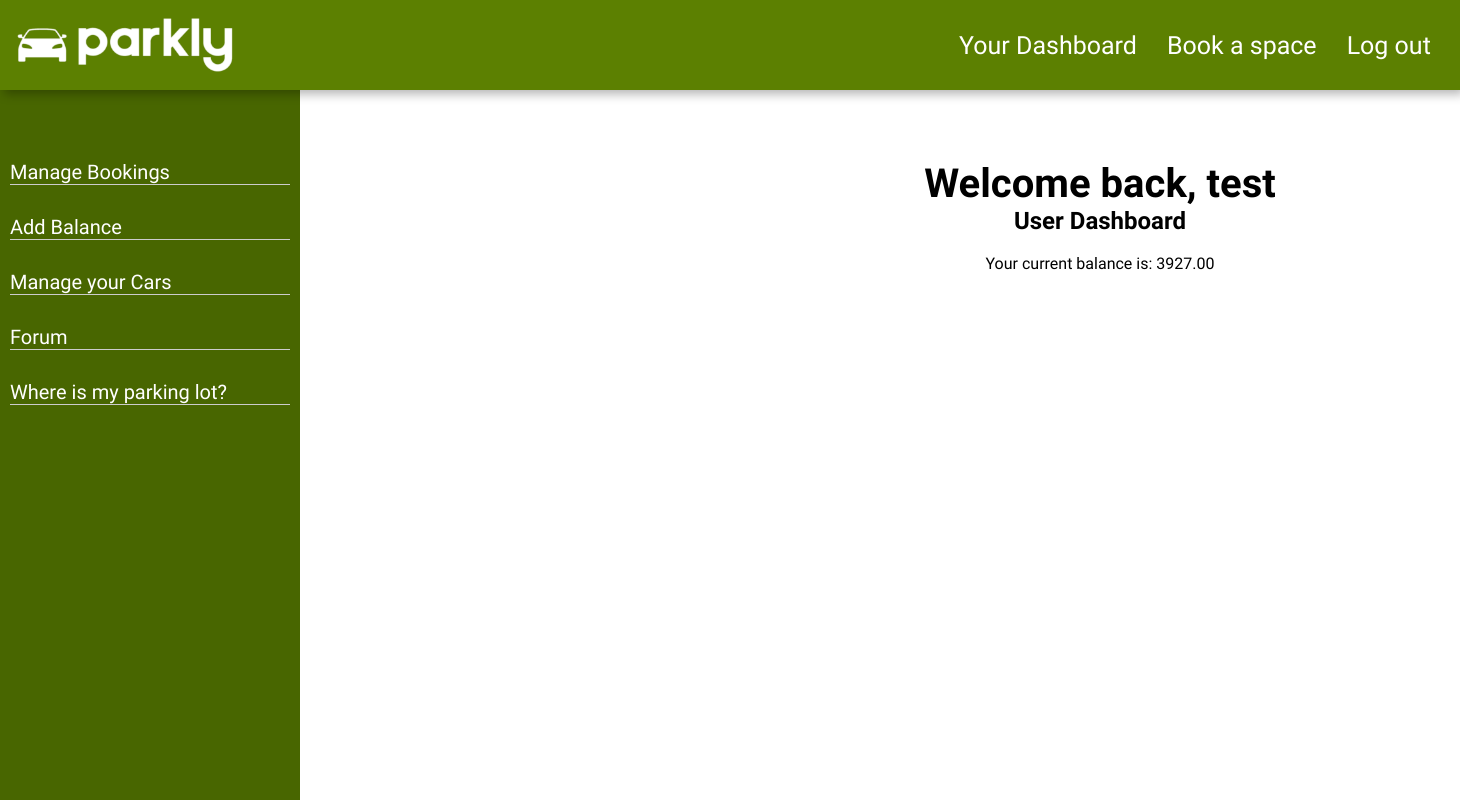
/Dashboards.php (signed in), run on an earlier commit of the app's database.
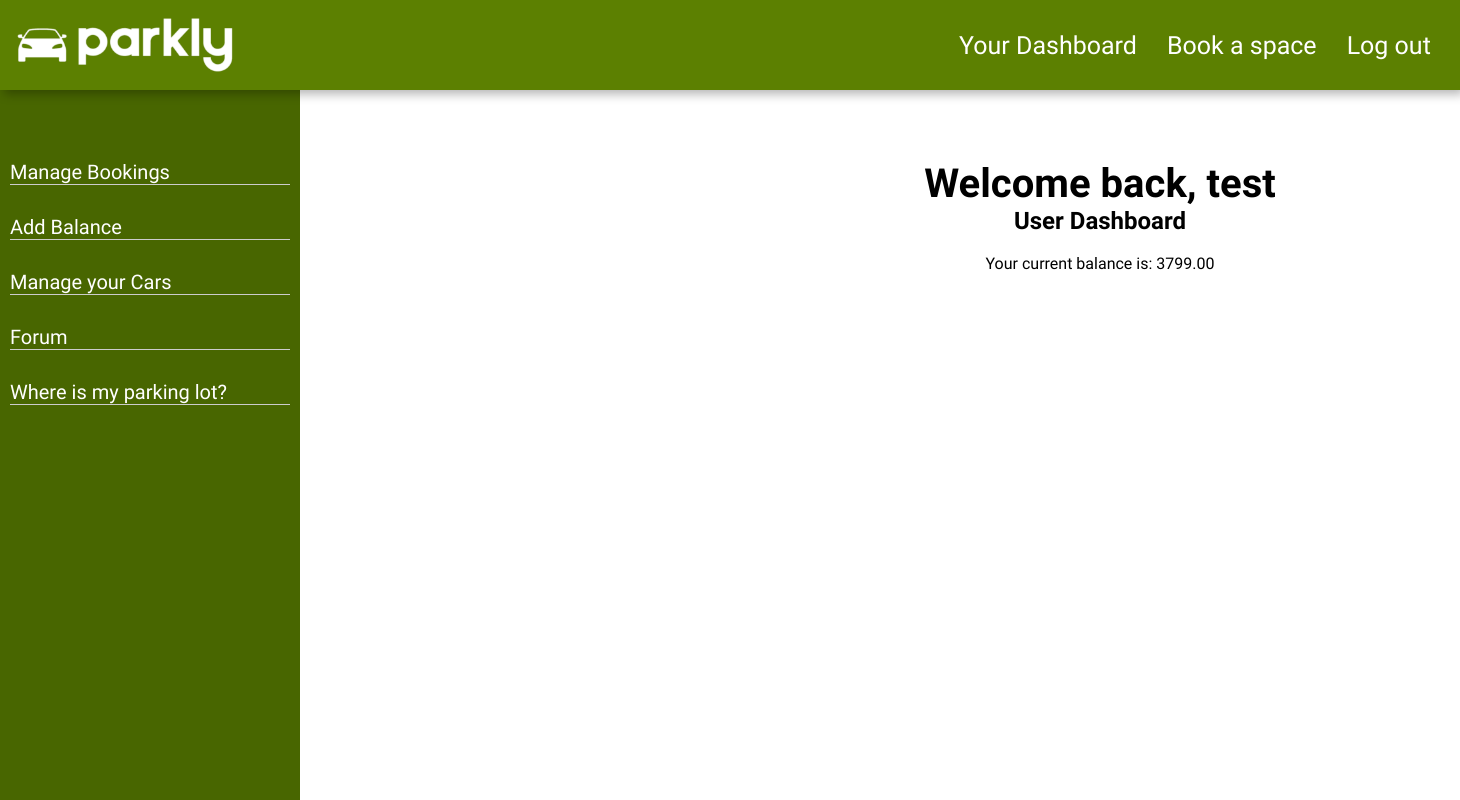
And on a later commit of the database.
### tables this page shows
CREATE TABLE `account` (
                           `UserID` int(11) NOT NULL,
                           `IsAdmin` tinyint(1) NOT NULL DEFAULT 0,
                           `Firstname` varchar(40) NOT NULL,
                           `Surname` varchar(40) NOT NULL,
                           `Credit` decimal(10,2) NOT NULL DEFAULT 0.00,
                           `Username` varchar(50) NOT NULL,
                           `UserPassword` varchar(255) NOT NULL,
                           `Email` varchar(50) NOT NULL,
                           `PhoneNumber` varchar(20) NOT NULL,
                           `reset_token_hash` varchar(64) DEFAULT NULL,
                           `reset_token_expires_at` datetime DEFAULT NULL,
                           `account_activation_hash` varchar(64) DEFAULT NULL
);

### Dashboards.php (the view, shortened to what this page needs)
<?php
include('partial/header.php');
include('sidebar.php');
?>
<body>
<div class="box_dash">
    <?php if (isset($user) && $user["IsAdmin"] == 0): ?>
        <h1>Welcome back, <?= htmlspecialchars($user["Username"]) ?></h1>
        <h2>User Dashboard</h2>
        <p><br>Your current balance is: <?= htmlspecialchars($user["Credit"]) ?></p>
    <?php else: ?>
        <p>Unable to determine user role.</p>
    <?php endif; ?>
</div>
</body>

What changed in the data, as far as the page shows it:
changed account "test": Credit "3927.00" → "3799.00"
